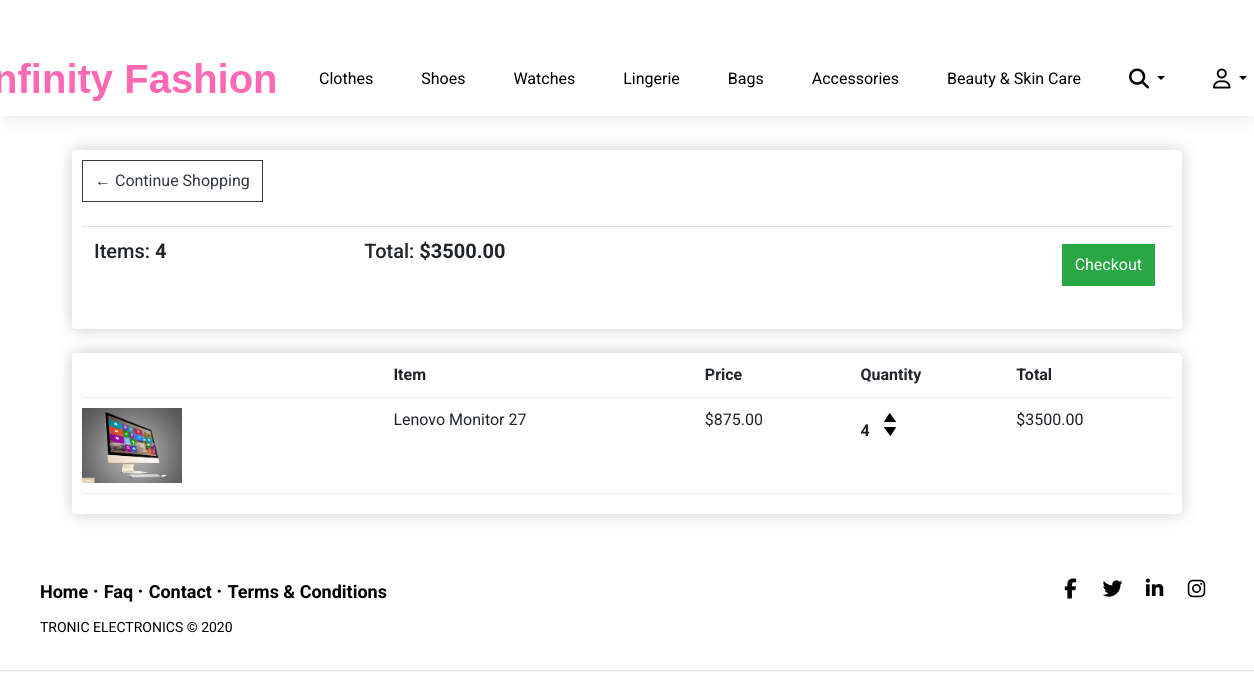
/cart/ (signed in), run on the app's committed database.
### shop/models.py (models this page shows, shortened)
class Order(models.Model):
    customer = models.ForeignKey(
        Customer, on_delete=models.SET_NULL, blank=True, null=True)
    date_ordered = models.DateTimeField(auto_created=True, null=True)
    complete = models.BooleanField(default=False)
    transaction_id = models.CharField(max_length=254, null=True)
    shipping = models.BooleanField(default=True)
    @property
    def get_cart_total(self):
        orderitems = self.orderitem_set.all()
        total = sum([item.get_total for item in orderitems])
        return total
    @property
    def get_cart_items(self):
        orderitems = self.orderitem_set.all()
        total = sum([item.quantity for item in orderitems])
        return total

class OrderItem(models.Model):
    product = models.ForeignKey(Product, on_delete=models.SET_NULL, null=True)
    order = models.ForeignKey(Order, on_delete=models.SET_NULL, null=True)
    quantity = models.IntegerField(default=0, null=True, blank=True)
    date_added = models.DateTimeField(auto_now_add=True)
    @property
    def get_total(self):
        total = self.product.price * self.quantity
        return total

class Product(models.Model):
    category_choices = (
        ('Computing', 'Computing'),
        ('Gaming', 'Gaming'),
        ('Phones', 'Phones'),
        ('TV & Vidoe', 'TV & Video'),
        ('Photography', 'Photography'),
        ('Music & Sound', 'Music & Sound'),
        ('Home Applliances', 'Home Applliances'),
        ('Office Electronics', 'Office Electronics')
    )
    name = models.CharField(max_length=100, null=False, blank=False)
    price = models.DecimalField(decimal_places=2, max_digits=7)
    description = models.CharField(max_length=150, null=True, blank=True)
    category = models.CharField(
        max_length=150, choices=category_choices, default='Computing')
    vendor = models.ForeignKey(
        Vendor, on_delete=models.SET_NULL, null=True, blank=True,)
    image = models.ImageField(null=True, blank=True)
    @property
    def imageURL(self):
        try:
            url = self.image.url
        except:
            url = ''
        return url

### shop/views.py (the view)
# urls.py: path('cart/', cartPage, name='cart'),
def cartPage(request):
    data = cartData(request)
    cartItems = data['cartItems']
    order = data['order']
    items = data['items']
    context = {'items': items, 'order': order, 'cartItems': cartItems}
    return render(request, 'cart.html', context)

### shop/utils.py (called while the page is built)
def cartData(request):
    if request.user.is_authenticated:
        customer, created = Customer.objects.get_or_create(user=request.user)
        order, created = Order.objects.get_or_create(
            customer=customer, complete=False)
        items = order.orderitem_set.all()
        cartItems = order.get_cart_items
    else:
        cookieData = cookieCart(request)
        cartItems = cookieData['cartItems']
        order = cookieData['order']
        items = cookieData['items']
    return {'cartItems': cartItems, 'order': order, 'items': items}

### shop/templates/cart.html (shortened to what this page needs)
{% extends 'base.html' %}
{% load static %}
{% block content %}
	<div class="row">
		<div class="col-lg-12">
			<div class="box-element">
				<a  class="btn btn-outline-dark" href="{% url 'home' %}">&#x2190; Continue Shopping</a>
				<br>
				<br>
				<table class="table">
					<tr>
						<th><h5>Items: <strong>{{order.get_cart_items}}</strong></h5></th>
						<th><h5>Total:<strong> ${{order.get_cart_total|floatformat:2}}</strong></h5></th>
						<th>
							<a  style="float:right; margin:5px;" class="btn btn-success" href="{% url 'checkout' %}">Checkout</a>
						</th>
					</tr>
				</table>
			</div>
			<br>
			<div class="box-element">
				<div class="cart-row">
					<div style="flex:2"></div>
					<div style="flex:2"><strong>Item</strong></div>
					<div style="flex:1"><strong>Price</strong></div>
					<div style="flex:1"><strong>Quantity</strong></div>
					<div style="flex:1"><strong>Total</strong></div>
				</div>
				{% for item in items %}
				<div class="cart-row">
					<div style="flex:2 "><img class="row-image" src="{{item.product.imageURL}}"></div>
					<div style="flex:2"><p>{{item.product.name}}</p></div>
					<div style="flex:1"><p>${{item.product.price|floatformat:2}}</p></div>
					<div style="flex:1">
						<p class="quantity">{{item.quantity}}</p>
						<div class="quantity">
							<img data-product="{{item.product.id}}" data-action="add" class="chg-quantity update-cart" src="{% static  'images/arrow-up.png' %}">
							<img data-product="{{item.product.id}}" data-action="remove" class="chg-quantity update-cart" src="{% static  'images/arrow-down.png' %}">
						</div>
					</div>
					<div style="flex:1"><p>${{item.get_total|floatformat:2}}</p></div>
				</div>
				{% endfor %}
			</div>
		</div>
	</div>
{% endblock content %}

### static/css/main.css (style rules this page uses)
.btn { font-size: 1rem; padding: 0.5rem 0.75rem; font-size: 1rem; line-height: 1.5; border-radius: 0.25rem; }
.cart-row { display: flex; align-items: flex-stretch; padding-bottom: 10px; margin-bottom: 10px; border-bottom: 1px solid #ececec; }
.row-image { width: 100px; }
.quantity { display: inline-block; font-weight: 700; padding-right: 10px; }
.chg-quantity { width: 12px; cursor: pointer; display: block; margin-top: 5px; transition: 0.1s; }
.box-element { box-shadow: hsl(0, 0%, 80%) 0 0 16px; background-color: #fff; border-radius: 4px; padding: 10px; }
.col-lg-4, .col-lg-6, .col-lg-8, .col-lg-12 { margin-top: 10px; }
.btn { border-radius: 0; }

### shop/templates/cart.html (style rules this page uses)
.cart-row { display: flex; align-items: flex-stretch; padding-bottom: 10px; margin-bottom: 10px; border-bottom: 1px solid #ececec; }
.row-image { width: 100px; }
.quantity { display: inline-block; font-weight: 700; padding-right: 10px; }
.chg-quantity { width: 12px; cursor: pointer; display: block; margin-top: 5px; transition: 0.1s; }

### shop/templates/footer.html (style rules this page uses)
* { font-family: Roboto; }

### data on the page
Order: get_cart_items "4", get_cart_total "3500.00"
OrderItem: product.imageURL (picture), product.name "Lenovo Monitor 27", product.price "875.00", quantity "4", get_total "3500.00"
